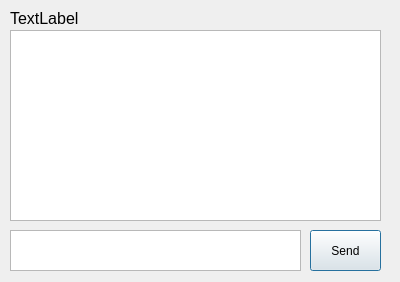
<?xml version="1.0" encoding="UTF-8"?>
<ui version="4.0">
 <class>ChatDialog</class>
 <widget class="QDialog" name="ChatDialog">
  <property name="geometry">
   <rect>
    <x>0</x>
    <y>0</y>
    <width>400</width>
    <height>282</height>
   </rect>
  </property>
  <property name="windowTitle">
   <string>Dialog</string>
  </property>
  <widget class="QLabel" name="label">
   <property name="geometry">
    <rect>
     <x>10</x>
     <y>10</y>
     <width>371</width>
     <height>16</height>
    </rect>
   </property>
   <property name="font">
    <font>
     <pointsize>12</pointsize>
    </font>
   </property>
   <property name="text">
    <string>TextLabel</string>
   </property>
  </widget>
  <widget class="QPlainTextEdit" name="plainTextEdit">
   <property name="geometry">
    <rect>
     <x>10</x>
     <y>30</y>
     <width>371</width>
     <height>191</height>
    </rect>
   </property>
   <property name="undoRedoEnabled">
    <bool>false</bool>
   </property>
   <property name="readOnly">
    <bool>true</bool>
   </property>
  </widget>
  <widget class="QPlainTextEdit" name="plainTextEdit_2">
   <property name="geometry">
    <rect>
     <x>10</x>
     <y>230</y>
     <width>291</width>
     <height>41</height>
    </rect>
   </property>
  </widget>
  <widget class="QPushButton" name="pushButton">
   <property name="geometry">
    <rect>
     <x>310</x>
     <y>230</y>
     <width>71</width>
     <height>41</height>
    </rect>
   </property>
   <property name="text">
    <string>Send</string>
   </property>
  </widget>
 </widget>
 <resources/>
 <connections/>
</ui>
